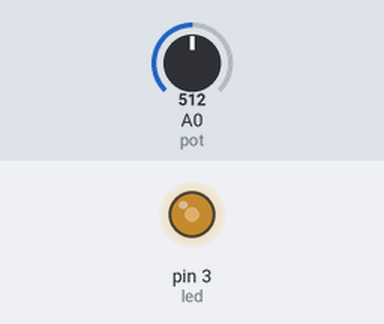
Recording of a sketch running on a simulated Arduino Uno, built with avr-gcc and run on an emulated ATmega328P. Parts: output pins drawn as LEDs (lit = HIGH). The test bench sets the inputs (shaded band); at power-on: A0 (pot) = 512.

Above: at 1.2 s.
1.3 s: A0 (pot) set to 716
At 2.2 s:
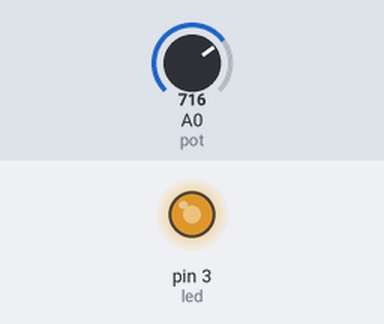
2.8 s: A0 (pot) set to 900
At 3.3 s:
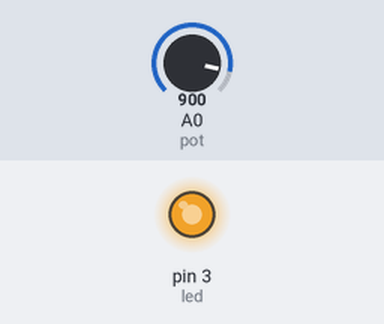
4.3 s: A0 (pot) set to 122
At 5.5 s:
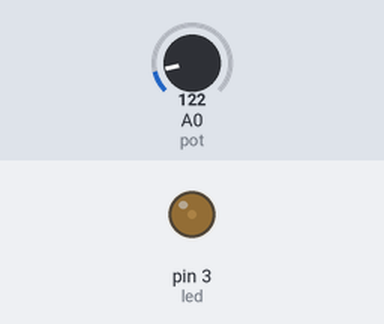
5.8 s: A0 (pot) set to 0
At 6.8 s:
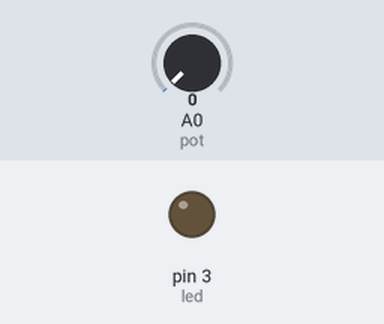
7.3 s: A0 (pot) set to 511
At 7.9 s:
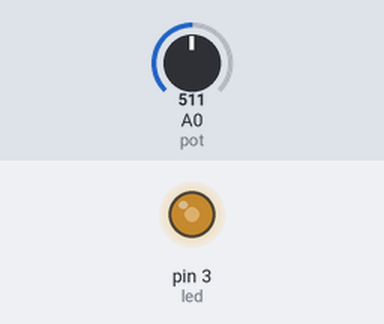
Timing chart, 0 to 9.8 s (numbered marks = the images above; inputs shaded):
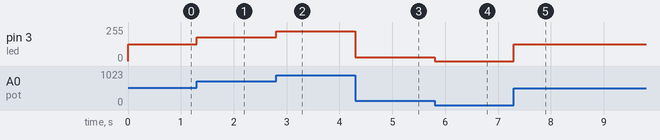

Measured:
- after the input at 1.3 s, pin 3 (led): 127/255 → 178/255 at once
- after the input at 2.8 s, pin 3 (led): 178/255 → 224/255 at once
- after the input at 4.3 s, pin 3 (led): 224/255 → 30/255 at once
- after the input at 5.8 s, pin 3 (led): 30/255 → 0/255 at once
- after the input at 7.3 s, pin 3 (led): 0/255 → 127/255 at once

The sketch:

led_pot_analog_in_out.ino
```cpp
#define pot A0
#define led 3
void setup(){
    pinMode( led, OUTPUT );
}

void loop(){
    int value = analogRead( pot );
    value = map( value, 0, 1023, 0, 255 );
    analogWrite( led, value);
}
```
